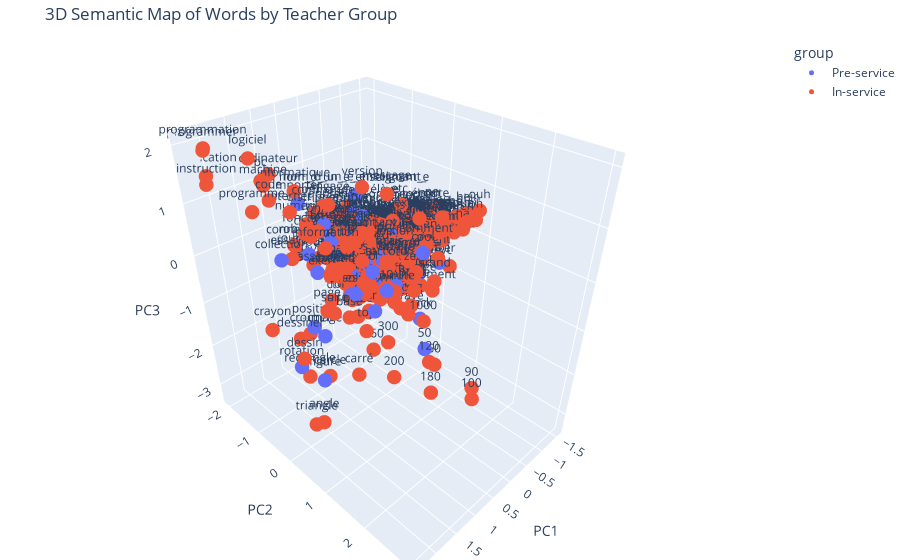

Notebook cell for this chart:
### Code cell
import plotly.express as px

fig = px.scatter_3d(
    metadata_df,
    x='PC1', y='PC2', z='PC3',
    color='group',
    text='word',
    title='3D Semantic Map of Words by Teacher Group'
)

fig.update_traces(marker=dict(size=5))
fig.update_layout(margin=dict(l=0, r=0, b=0, t=40))
fig.show()

### Figure 1 — Plotly figure (JSON) as saved in the notebook; plotly's stock layout.template omitted (floating-point values rounded to 4 significant figures; data arrays with more than 128 entries replaced by an {"elided": "..."} marker saying what was removed)
{"data": [{"hovertemplate": "group=Pre-service<br>PC1=%{x}<br>PC2=%{y}<br>PC3=%{z}<br>word=%{text}<extra></extra>", "legendgroup": "Pre-service", "marker": {"color": "#636efa", "size": 5, "symbol": "circle"}, "mode": "markers+text", "name": "Pre-service", "scene": "scene", "showlegend": true, "text": {"elided": "500 str values"}, "type": "scatter3d", "x": {"elided": "500 float values"}, "y": {"elided": "500 float values"}, "z": {"elided": "500 float values"}}, {"hovertemplate": "group=In-service<br>PC1=%{x}<br>PC2=%{y}<br>PC3=%{z}<br>word=%{text}<extra></extra>", "legendgroup": "In-service", "marker": {"color": "#EF553B", "size": 5, "symbol": "circle"}, "mode": "markers+text", "name": "In-service", "scene": "scene", "showlegend": true, "text": {"elided": "500 str values"}, "type": "scatter3d", "x": {"elided": "500 float values"}, "y": {"elided": "500 float values"}, "z": {"elided": "500 float values"}}], "layout": {"legend": {"title": {"text": "group"}, "tracegroupgap": 0}, "margin": {"b": 0, "l": 0, "r": 0, "t": 40}, "scene": {"domain": {"x": [0, 1], "y": [0, 1]}, "xaxis": {"title": {"text": "PC1"}}, "yaxis": {"title": {"text": "PC2"}}, "zaxis": {"title": {"text": "PC3"}}}, "title": {"text": "3D Semantic Map of Words by Teacher Group"}}}
